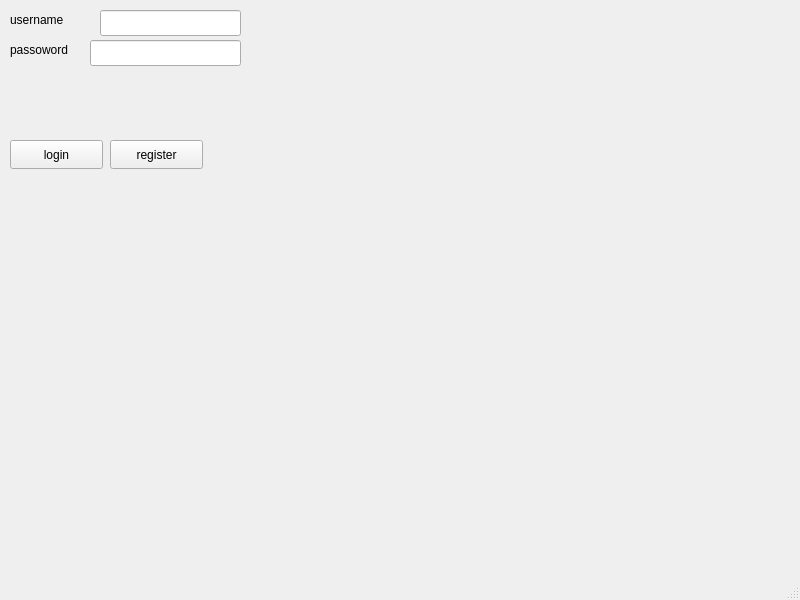
<?xml version="1.0" encoding="UTF-8"?>
<ui version="4.0">
 <class>loginWindow</class>
 <widget class="QMainWindow" name="loginWindow">
  <property name="geometry">
   <rect>
    <x>0</x>
    <y>0</y>
    <width>800</width>
    <height>600</height>
   </rect>
  </property>
  <property name="windowTitle">
   <string>loginWindow</string>
  </property>
  <widget class="QWidget" name="centralwidget">
   <widget class="QLabel" name="label">
    <property name="geometry">
     <rect>
      <x>10</x>
      <y>10</y>
      <width>81</width>
      <height>20</height>
     </rect>
    </property>
    <property name="text">
     <string>username</string>
    </property>
   </widget>
   <widget class="QLabel" name="label_2">
    <property name="geometry">
     <rect>
      <x>10</x>
      <y>40</y>
      <width>81</width>
      <height>20</height>
     </rect>
    </property>
    <property name="text">
     <string>passoword</string>
    </property>
   </widget>
   <widget class="QLineEdit" name="username">
    <property name="geometry">
     <rect>
      <x>100</x>
      <y>10</y>
      <width>141</width>
      <height>26</height>
     </rect>
    </property>
   </widget>
   <widget class="QLineEdit" name="passoword">
    <property name="geometry">
     <rect>
      <x>90</x>
      <y>40</y>
      <width>151</width>
      <height>26</height>
     </rect>
    </property>
    <property name="echoMode">
     <enum>QLineEdit::Password</enum>
    </property>
   </widget>
   <widget class="QPushButton" name="loginbutton">
    <property name="geometry">
     <rect>
      <x>10</x>
      <y>140</y>
      <width>93</width>
      <height>29</height>
     </rect>
    </property>
    <property name="text">
     <string>login</string>
    </property>
   </widget>
   <widget class="QPushButton" name="registerbutton">
    <property name="geometry">
     <rect>
      <x>110</x>
      <y>140</y>
      <width>93</width>
      <height>29</height>
     </rect>
    </property>
    <property name="text">
     <string>register</string>
    </property>
   </widget>
   <widget class="QLabel" name="Errorlabel">
    <property name="geometry">
     <rect>
      <x>10</x>
      <y>90</y>
      <width>231</width>
      <height>20</height>
     </rect>
    </property>
    <property name="text">
     <string>&lt;html&gt;&lt;head/&gt;&lt;body&gt;&lt;p&gt;&lt;br/&gt;&lt;/p&gt;&lt;/body&gt;&lt;/html&gt;</string>
    </property>
   </widget>
  </widget>
  <widget class="QMenuBar" name="menubar">
   <property name="geometry">
    <rect>
     <x>0</x>
     <y>0</y>
     <width>800</width>
     <height>26</height>
    </rect>
   </property>
  </widget>
  <widget class="QStatusBar" name="statusbar"/>
 </widget>
 <resources/>
 <connections/>
</ui>
